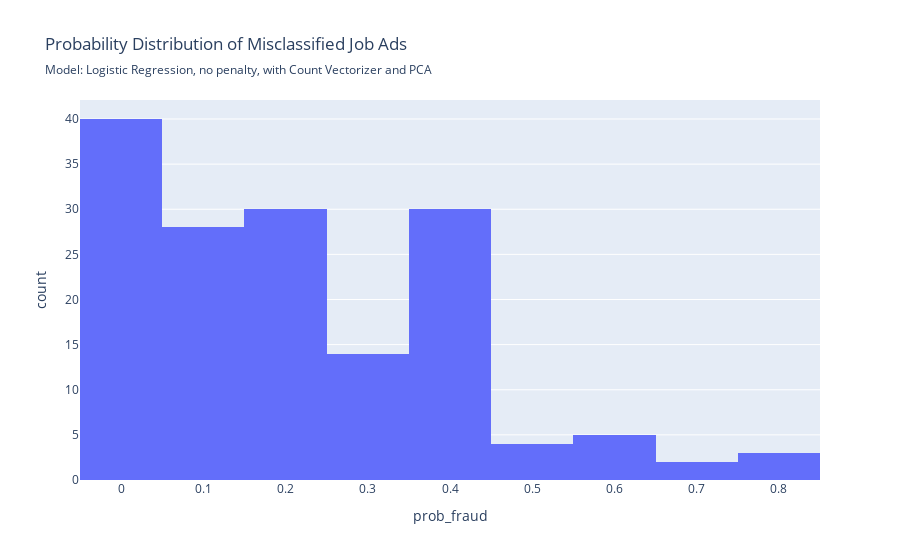

Notebook cell for this chart:
### Code cell
evaluate_model(model_log_pca, X_test, y_test, 
               fig_subtitle= 'Model: Logistic Regression, no penalty, with Count Vectorizer and PCA', 
               short_name='log', save_figs=True)

### Figure 1 — Plotly figure (JSON) as saved in the notebook; plotly's stock layout.template omitted (floating-point values rounded to 4 significant figures; data arrays with more than 128 entries replaced by an {"elided": "..."} marker saying what was removed)
{"data": [{"bingroup": "x", "hovertemplate": "prob_fraud=%{x}<br>count=%{y}<extra></extra>", "legendgroup": "", "marker": {"color": "#636efa", "pattern": {"shape": ""}}, "name": "", "orientation": "v", "showlegend": false, "type": "histogram", "x": {"elided": "156 float values"}, "xaxis": "x", "yaxis": "y"}], "layout": {"barmode": "relative", "legend": {"tracegroupgap": 0}, "title": {"subtitle": {"text": "Model: Logistic Regression, no penalty, with Count Vectorizer and PCA"}, "text": "Probability Distribution of Misclassified Job Ads"}, "xaxis": {"anchor": "y", "domain": [0, 1], "title": {"text": "prob_fraud"}}, "yaxis": {"anchor": "x", "domain": [0, 1], "title": {"text": "count"}}}}
